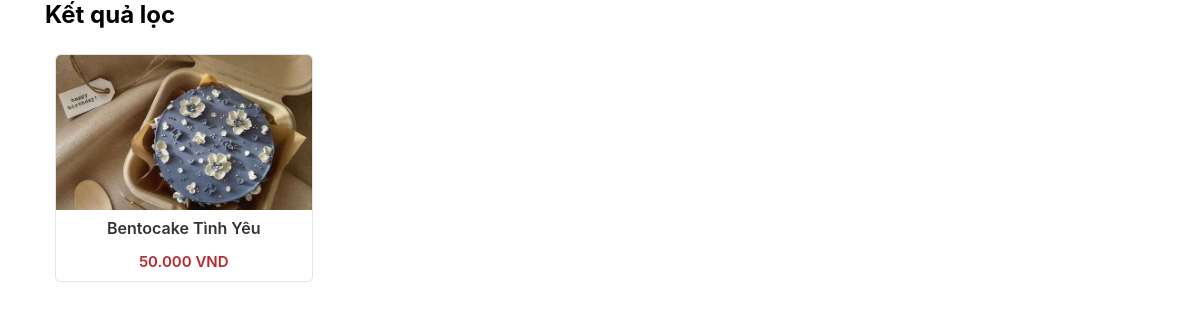
Page /filter.php?name=Bentocake Tình Yêu on the committed database.
### tables this page shows
CREATE TABLE `product` (
  `ProductID` int(11) NOT NULL,
  `ProductName` varchar(50) NOT NULL,
  `Description` varchar(1000) NOT NULL,
  `CateID` int(11) NOT NULL,
  `ProductImage` varchar(255) NOT NULL,
  `Price` decimal(10,2) NOT NULL
);

### filter.php (the view, shortened to what this page needs)
<?php
    include './connect_db.php';
    $search = isset($_GET['name']) ? $_GET['name'] : "";
    $sort_order = isset($_GET['sort_order']) ? $_GET['sort_order'] : "";
    $conditions = [];
    if ($search) {
        $conditions[] = "`ProductName` LIKE '%" . mysqli_real_escape_string($con, $search) . "%'";
    }
    $sql = "SELECT * FROM `product`";
    if (count($conditions) > 0) {
        $sql .= " WHERE " . implode(" AND ", $conditions);
    }
    if ($sort_order === "asc") {
        $sql .= " ORDER BY `Price` ASC";
    } elseif ($sort_order === "desc") {
        $sql .= " ORDER BY `Price` DESC";
    } else {
        $sql .= " ORDER BY `ProductID` ASC";
    }
    $result = mysqli_query($con, $sql);
?>
<!DOCTYPE html>
<html lang="en">
<head>
    <link rel="stylesheet" href="./assets/css/main.css">
</head>
<body>
    <div class="container">
        <h2>Kết quả lọc</h2>
        <div class="home-products">
            <?php if ($result && mysqli_num_rows($result) > 0) { ?>
                <?php while ($row = mysqli_fetch_assoc($result)) { ?>
                    <div class="col-product">
                        <article class="card-product">
                            <div class="card-header">
                                <a href="detail.php?ProductID=<?= $row['ProductID'] ?>" class="card-image-link">
                                    <img class="card-image" src="./<?= $row['ProductImage'] ?>" alt="<?= $row['ProductName'] ?>">
                                </a>
                            </div>
                            <div class="food-info">
                                <div class="card-content">
                                    <div class="card-title">
                                        <a href="detail.php?ProductID=<?= $row['ProductID'] ?>" class="card-title-link"><?= $row['ProductName'] ?></a>
                                    </div>
                                </div>
                                <div class="card-footer">
                                    <div class="product-price">
                                        <span class="current-price"><?= number_format($row['Price'], 0, ",", ".") ?> VND</span>
                                    </div>
                                </div>
                            </div>
                        </article>
                    </div>
                <?php } ?>
            <?php } else { ?>
                <p>Không tìm thấy sản phẩm nào.</p>
            <?php } ?>
        </div>
    </div>
</body>
</html>

### assets/css/main.css (style rules this page uses)
:root { --white: #fff; --black: #000; --text-color: #333; --red: #B5292F; }
a { text-decoration: none; }
* { padding: 0; margin: 0; box-sizing: border-box; }
html { scroll-behavior: smooth; }
body { background-color: #fff; position: relative; }
body,input,button,textarea,pre { font-family: SFProDisplay, sans-serif; -webkit-tap-highlight-color: rgba(0, 0, 0, 0) }
.container { max-width: 1130px; padding: 0 10px; margin: 0 auto; }
.home-products { display: flex; flex-wrap: wrap; margin-top: 15px; }
.col-product { width: 25%; padding: 10px; overflow: hidden; }
.card-product { background-color: var(--white); border-radius: 5px; border: 1px solid #e5e5e5; }
.card-header { border-top-left-radius: 5px; border-top-right-radius: 5px; overflow: hidden; position: relative; }
.card-image { height: 155px; width: 100%; object-fit: cover; transition: transform 0.4s ease; display: block; }
.card-image-link { display: block; width: 100%; height: 100%; }
.card-content { padding: 8px 10px; text-align: center; }
.card-title-link { color: var(--text-color); font-size: 16px; font-weight: 600; }
.card-footer { padding: 5px 10px 10px; }
.product-price { text-align: center; }
.product-price .current-price { color: var(--red); font-weight: 600; font-size: 15px }

### rows in the picture
product: ProductImage (picture), ProductName "Bentocake Tình Yêu", Price "50.000"
